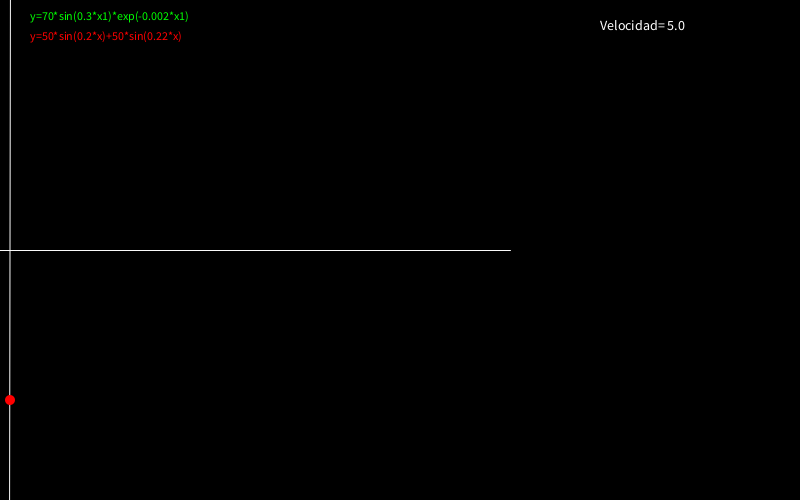
Frame 1 (no input)
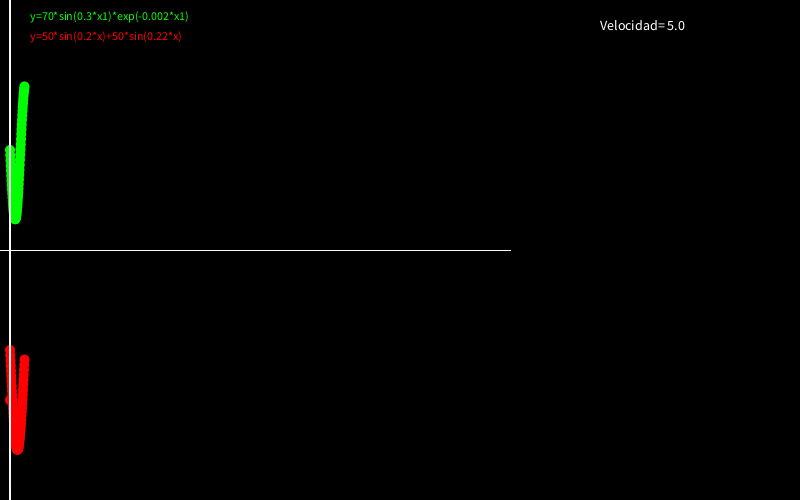
Frame 60 (the mouse pressed at the canvas centre just before this capture)
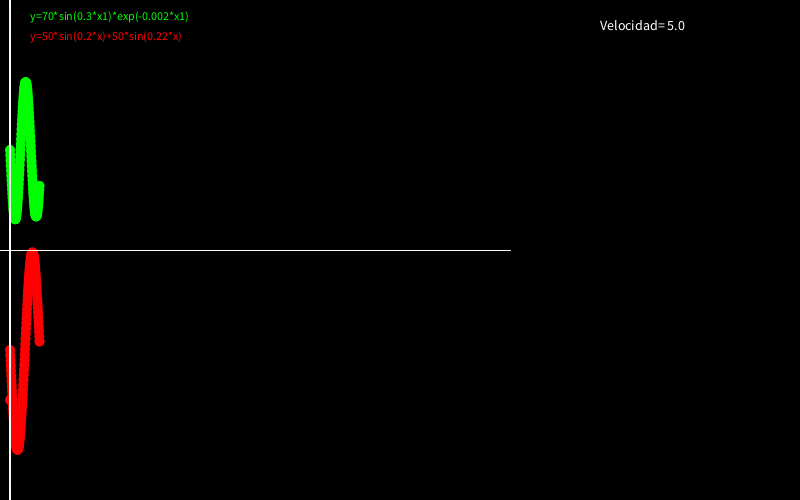
Frame 120 (the mouse held since frame 60 and released just before this capture)

The Processing sketch that drew these frames (run headless with seeded random() and noise(); from frame 60 on, the mouse is pressed at the canvas centre):

// Processing sketch: processing_150672
// ── processing_150672.pde

// Ejercicio: Animar el movimiento de una particula a velocidad v sobre
//las 2 funciones osciladoras.
//Con las teclas + y - se controla la velocidad
float x=0;
float y=0;
float x1=0;
float y1=0;
float dt=0.05;
float v=5;
float t=0.0;
float cx;
float cy;


void setup() {
  size(800, 500);
  cx=(10);
  cy=(height*0.5);
  y= cy-100;
  y1= cy+100;
  background(0);
  fill(0,255,0);
  text("y=70*sin(0.3*x1)*exp(-0.002*x1)",30,20);
  fill(255,0,0);
  text("y=50*sin(0.2*x)+50*sin(0.22*x)",30,40);
}

void draw() {

  pushMatrix();
  fill(0);
  rect(500,10,300,100);
  fill(255);
  textSize(14);
  text("Velocidad= "+v,600,30);
  popMatrix();
  
  pushMatrix();
  segment(cx,cy,500,0);
  popMatrix();
  pushMatrix();
  segment(cx,cy,300,PI/2);
  popMatrix();
  pushMatrix();
  noStroke();
  fill(255,0,0);
  ellipse(cx+x,cy+y,10,10);
  popMatrix();
  pushMatrix();
  noStroke();
  fill(0,255,0);
  ellipse(cx+x1,cy+y1,10,10);
  popMatrix();
  x = t;
  x1 = t;
  
  y1=70*sin(0.3*x1)*exp(-0.002*x1)-100;
  y=50*sin(0.2*x)+50*sin(0.22*x)+100;
  
  t+=dt*v; 
  

  
}
void segment(float x,float y, float length,float a){

  stroke(250);
  strokeWeight(1);
  translate(x,y);
  rotate(a);
  line(-length,0,length,0);
}
void keyPressed()
{
    if (key == '+') {
      v+=0.1;
    }
    if (key == '-'){
      if(v>0.1)
       v-=0.1;
  }
}
